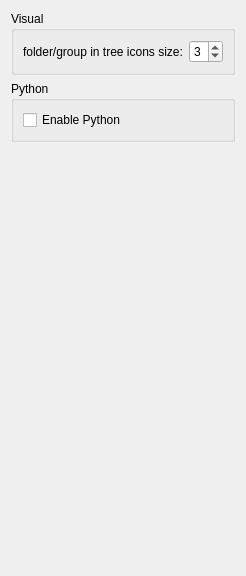
     <widget class="QWidget" name="tab_2">
      <attribute name="title">
       <string>Script Editor Options</string>
      </attribute>
      <layout class="QVBoxLayout" name="verticalLayout_4">
       <item>
        <widget class="QGroupBox" name="groupBox_12">
         <property name="title">
          <string>Visual</string>
         </property>
         <layout class="QGridLayout" name="gridLayout_11">
          <item row="0" column="0">
           <widget class="QLabel" name="label_33">
            <property name="text">
             <string>folder/group in tree icons size:</string>
            </property>
           </widget>
          </item>
          <item row="0" column="1">
           <widget class="QSpinBox" name="TEFolderIconSize">
            <property name="minimum">
             <number>1</number>
            </property>
            <property name="maximum">
             <number>4</number>
            </property>
            <property name="value">
             <number>3</number>
            </property>
           </widget>
          </item>
         </layout>
        </widget>
       </item>
       <item>
        <widget class="QGroupBox" name="groupBox_python">
         <property name="title">
          <string>Python</string>
         </property>
         <layout class="QGridLayout" name="gridLayout_python">
          <item row="0" column="0">
           <widget class="QCheckBox" name="mEnablePython">
            <property name="toolTip">
             <string>Check to be able to script in python.</string>
            </property>
            <property name="text">
             <string>Enable Python</string>
            </property>
           </widget>
          </item>
         </layout>
        </widget>
       </item>
       <item>
        <spacer name="verticalSpacer_4">
         <property name="orientation">
          <enum>Qt::Vertical</enum>
         </property>
         <property name="sizeHint" stdset="0">
          <size>
           <width>20</width>
           <height>423</height>
          </size>
         </property>
        </spacer>
       </item>
      </layout>
     </widget>
